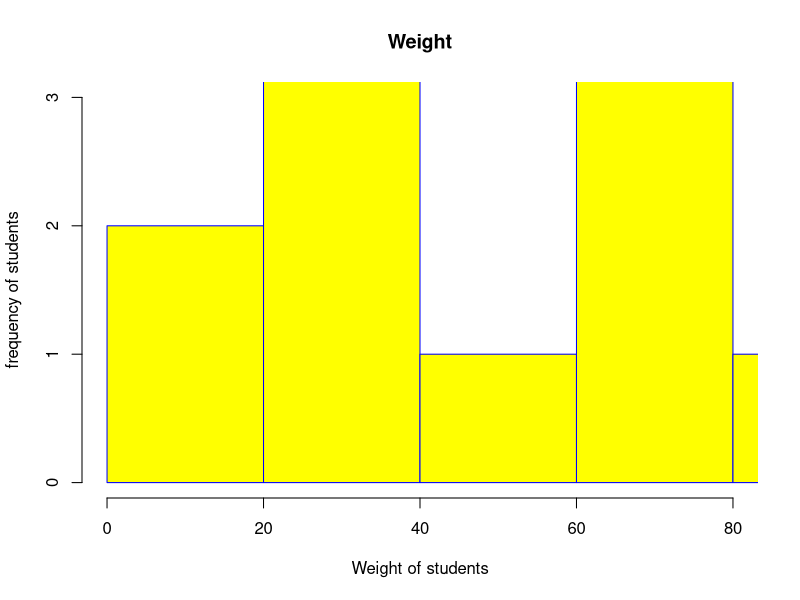

This figure's R source:
weight=c(94,60,65,80,76,74,22,34,11,28,33,20,78)
hist(weight,xlab="Weight of students",ylab="frequency of students",main="Weight",col="yellow",border="blue",xlim=c(0,80),ylim=c(0,3),breaks=5)
